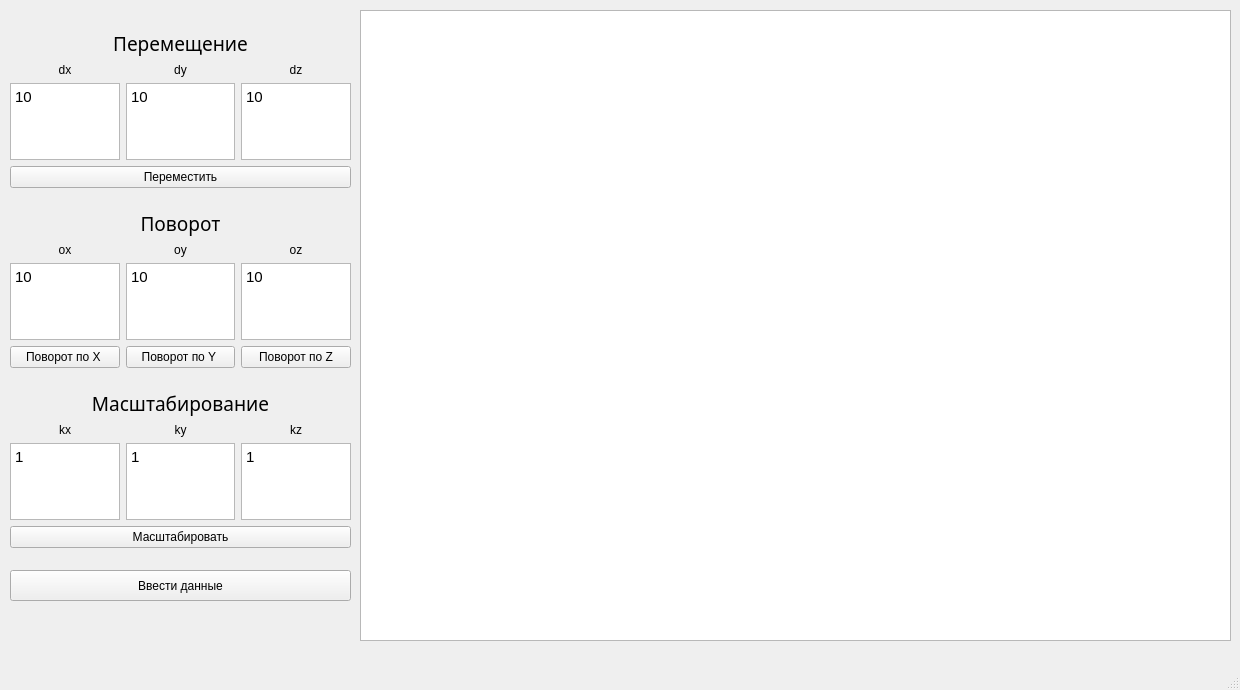
<?xml version="1.0" encoding="UTF-8"?>
<ui version="4.0">
 <class>MainWindow</class>
 <widget class="QMainWindow" name="MainWindow">
  <property name="geometry">
   <rect>
    <x>0</x>
    <y>0</y>
    <width>1240</width>
    <height>690</height>
   </rect>
  </property>
  <property name="sizePolicy">
   <sizepolicy hsizetype="Maximum" vsizetype="Maximum">
    <horstretch>0</horstretch>
    <verstretch>0</verstretch>
   </sizepolicy>
  </property>
  <property name="minimumSize">
   <size>
    <width>0</width>
    <height>0</height>
   </size>
  </property>
  <property name="font">
   <font>
    <family>Bahnschrift Light SemiCondensed</family>
    <pointsize>10</pointsize>
   </font>
  </property>
  <property name="windowTitle">
   <string>Лабораторная работа №1</string>
  </property>
  <property name="autoFillBackground">
   <bool>false</bool>
  </property>
  <property name="styleSheet">
   <string notr="true">alternate-background-color: rgb(85, 255, 0);</string>
  </property>
  <widget class="QWidget" name="centralwidget">
   <property name="sizePolicy">
    <sizepolicy hsizetype="Fixed" vsizetype="Fixed">
     <horstretch>0</horstretch>
     <verstretch>0</verstretch>
    </sizepolicy>
   </property>
   <property name="styleSheet">
    <string notr="true"/>
   </property>
   <widget class="QWidget" name="layoutWidget">
    <property name="geometry">
     <rect>
      <x>10</x>
      <y>210</y>
      <width>341</width>
      <height>158</height>
     </rect>
    </property>
    <layout class="QGridLayout" name="gridLayout_5">
     <item row="0" column="0">
      <widget class="QLabel" name="label_9">
       <property name="font">
        <font>
         <family>Bahnschrift Light SemiCondensed</family>
         <pointsize>14</pointsize>
        </font>
       </property>
       <property name="text">
        <string>Поворот</string>
       </property>
       <property name="alignment">
        <set>Qt::AlignCenter</set>
       </property>
      </widget>
     </item>
     <item row="1" column="0">
      <layout class="QGridLayout" name="gridLayout_6">
       <item row="0" column="2">
        <widget class="QLabel" name="label_12">
         <property name="text">
          <string>oz</string>
         </property>
         <property name="alignment">
          <set>Qt::AlignCenter</set>
         </property>
        </widget>
       </item>
       <item row="1" column="0">
        <widget class="QTextEdit" name="rxArea">
         <property name="html">
          <string>&lt;!DOCTYPE HTML PUBLIC &quot;-//W3C//DTD HTML 4.0//EN&quot; &quot;http://www.w3.org/TR/REC-html40/strict.dtd&quot;&gt;
&lt;html&gt;&lt;head&gt;&lt;meta name=&quot;qrichtext&quot; content=&quot;1&quot; /&gt;&lt;meta charset=&quot;utf-8&quot; /&gt;&lt;style type=&quot;text/css&quot;&gt;
p, li { white-space: pre-wrap; }
hr { height: 1px; border-width: 0; }
li.unchecked::marker { content: &quot;\2610&quot;; }
li.checked::marker { content: &quot;\2612&quot;; }
&lt;/style&gt;&lt;/head&gt;&lt;body style=&quot; font-family:'Segoe UI'; font-size:9pt; font-weight:400; font-style:normal;&quot;&gt;
&lt;p style=&quot; margin-top:0px; margin-bottom:0px; margin-left:0px; margin-right:0px; -qt-block-indent:0; text-indent:0px;&quot;&gt;&lt;span style=&quot; font-family:'Ubuntu'; font-size:11pt;&quot;&gt;10&lt;/span&gt;&lt;/p&gt;&lt;/body&gt;&lt;/html&gt;</string>
         </property>
        </widget>
       </item>
       <item row="0" column="1">
        <widget class="QLabel" name="label_11">
         <property name="text">
          <string>oy</string>
         </property>
         <property name="alignment">
          <set>Qt::AlignCenter</set>
         </property>
        </widget>
       </item>
       <item row="1" column="1">
        <widget class="QTextEdit" name="ryArea">
         <property name="html">
          <string>&lt;!DOCTYPE HTML PUBLIC &quot;-//W3C//DTD HTML 4.0//EN&quot; &quot;http://www.w3.org/TR/REC-html40/strict.dtd&quot;&gt;
&lt;html&gt;&lt;head&gt;&lt;meta name=&quot;qrichtext&quot; content=&quot;1&quot; /&gt;&lt;meta charset=&quot;utf-8&quot; /&gt;&lt;style type=&quot;text/css&quot;&gt;
p, li { white-space: pre-wrap; }
hr { height: 1px; border-width: 0; }
li.unchecked::marker { content: &quot;\2610&quot;; }
li.checked::marker { content: &quot;\2612&quot;; }
&lt;/style&gt;&lt;/head&gt;&lt;body style=&quot; font-family:'Segoe UI'; font-size:9pt; font-weight:400; font-style:normal;&quot;&gt;
&lt;p style=&quot; margin-top:0px; margin-bottom:0px; margin-left:0px; margin-right:0px; -qt-block-indent:0; text-indent:0px;&quot;&gt;&lt;span style=&quot; font-family:'Ubuntu'; font-size:11pt;&quot;&gt;10&lt;/span&gt;&lt;/p&gt;&lt;/body&gt;&lt;/html&gt;</string>
         </property>
        </widget>
       </item>
       <item row="1" column="2">
        <widget class="QTextEdit" name="rzArea">
         <property name="html">
          <string>&lt;!DOCTYPE HTML PUBLIC &quot;-//W3C//DTD HTML 4.0//EN&quot; &quot;http://www.w3.org/TR/REC-html40/strict.dtd&quot;&gt;
&lt;html&gt;&lt;head&gt;&lt;meta name=&quot;qrichtext&quot; content=&quot;1&quot; /&gt;&lt;meta charset=&quot;utf-8&quot; /&gt;&lt;style type=&quot;text/css&quot;&gt;
p, li { white-space: pre-wrap; }
hr { height: 1px; border-width: 0; }
li.unchecked::marker { content: &quot;\2610&quot;; }
li.checked::marker { content: &quot;\2612&quot;; }
&lt;/style&gt;&lt;/head&gt;&lt;body style=&quot; font-family:'Segoe UI'; font-size:9pt; font-weight:400; font-style:normal;&quot;&gt;
&lt;p style=&quot; margin-top:0px; margin-bottom:0px; margin-left:0px; margin-right:0px; -qt-block-indent:0; text-indent:0px;&quot;&gt;&lt;span style=&quot; font-family:'Ubuntu'; font-size:11pt;&quot;&gt;10&lt;/span&gt;&lt;/p&gt;&lt;/body&gt;&lt;/html&gt;</string>
         </property>
        </widget>
       </item>
       <item row="0" column="0">
        <widget class="QLabel" name="label_10">
         <property name="text">
          <string>ox</string>
         </property>
         <property name="alignment">
          <set>Qt::AlignCenter</set>
         </property>
        </widget>
       </item>
       <item row="2" column="0">
        <widget class="QPushButton" name="rotateX">
         <property name="text">
          <string>Поворот по X </string>
         </property>
        </widget>
       </item>
       <item row="2" column="1">
        <widget class="QPushButton" name="rotateY">
         <property name="text">
          <string>Поворот по Y </string>
         </property>
        </widget>
       </item>
       <item row="2" column="2">
        <widget class="QPushButton" name="rotateZ">
         <property name="text">
          <string>Поворот по Z</string>
         </property>
        </widget>
       </item>
      </layout>
     </item>
    </layout>
   </widget>
   <widget class="QWidget" name="layoutWidget_2">
    <property name="geometry">
     <rect>
      <x>10</x>
      <y>390</y>
      <width>341</width>
      <height>158</height>
     </rect>
    </property>
    <layout class="QGridLayout" name="gridLayout_7">
     <item row="0" column="0">
      <widget class="QLabel" name="label_13">
       <property name="font">
        <font>
         <family>Bahnschrift Light SemiCondensed</family>
         <pointsize>14</pointsize>
        </font>
       </property>
       <property name="text">
        <string>Масштабирование</string>
       </property>
       <property name="alignment">
        <set>Qt::AlignCenter</set>
       </property>
      </widget>
     </item>
     <item row="1" column="0">
      <layout class="QGridLayout" name="gridLayout_8">
       <item row="0" column="0">
        <widget class="QLabel" name="label_14">
         <property name="text">
          <string>kx</string>
         </property>
         <property name="alignment">
          <set>Qt::AlignCenter</set>
         </property>
        </widget>
       </item>
       <item row="0" column="1">
        <widget class="QLabel" name="label_15">
         <property name="text">
          <string>ky</string>
         </property>
         <property name="alignment">
          <set>Qt::AlignCenter</set>
         </property>
        </widget>
       </item>
       <item row="0" column="2">
        <widget class="QLabel" name="label_16">
         <property name="text">
          <string>kz</string>
         </property>
         <property name="alignment">
          <set>Qt::AlignCenter</set>
         </property>
        </widget>
       </item>
       <item row="1" column="0">
        <widget class="QTextEdit" name="scaleX">
         <property name="html">
          <string>&lt;!DOCTYPE HTML PUBLIC &quot;-//W3C//DTD HTML 4.0//EN&quot; &quot;http://www.w3.org/TR/REC-html40/strict.dtd&quot;&gt;
&lt;html&gt;&lt;head&gt;&lt;meta name=&quot;qrichtext&quot; content=&quot;1&quot; /&gt;&lt;meta charset=&quot;utf-8&quot; /&gt;&lt;style type=&quot;text/css&quot;&gt;
p, li { white-space: pre-wrap; }
hr { height: 1px; border-width: 0; }
li.unchecked::marker { content: &quot;\2610&quot;; }
li.checked::marker { content: &quot;\2612&quot;; }
&lt;/style&gt;&lt;/head&gt;&lt;body style=&quot; font-family:'Segoe UI'; font-size:9pt; font-weight:400; font-style:normal;&quot;&gt;
&lt;p style=&quot; margin-top:0px; margin-bottom:0px; margin-left:0px; margin-right:0px; -qt-block-indent:0; text-indent:0px;&quot;&gt;&lt;span style=&quot; font-family:'Ubuntu'; font-size:11pt;&quot;&gt;1&lt;/span&gt;&lt;/p&gt;&lt;/body&gt;&lt;/html&gt;</string>
         </property>
        </widget>
       </item>
       <item row="1" column="1">
        <widget class="QTextEdit" name="scaleY">
         <property name="html">
          <string>&lt;!DOCTYPE HTML PUBLIC &quot;-//W3C//DTD HTML 4.0//EN&quot; &quot;http://www.w3.org/TR/REC-html40/strict.dtd&quot;&gt;
&lt;html&gt;&lt;head&gt;&lt;meta name=&quot;qrichtext&quot; content=&quot;1&quot; /&gt;&lt;meta charset=&quot;utf-8&quot; /&gt;&lt;style type=&quot;text/css&quot;&gt;
p, li { white-space: pre-wrap; }
hr { height: 1px; border-width: 0; }
li.unchecked::marker { content: &quot;\2610&quot;; }
li.checked::marker { content: &quot;\2612&quot;; }
&lt;/style&gt;&lt;/head&gt;&lt;body style=&quot; font-family:'Segoe UI'; font-size:9pt; font-weight:400; font-style:normal;&quot;&gt;
&lt;p style=&quot; margin-top:0px; margin-bottom:0px; margin-left:0px; margin-right:0px; -qt-block-indent:0; text-indent:0px;&quot;&gt;&lt;span style=&quot; font-family:'Ubuntu'; font-size:11pt;&quot;&gt;1&lt;/span&gt;&lt;/p&gt;&lt;/body&gt;&lt;/html&gt;</string>
         </property>
        </widget>
       </item>
       <item row="1" column="2">
        <widget class="QTextEdit" name="scaleZ">
         <property name="html">
          <string>&lt;!DOCTYPE HTML PUBLIC &quot;-//W3C//DTD HTML 4.0//EN&quot; &quot;http://www.w3.org/TR/REC-html40/strict.dtd&quot;&gt;
&lt;html&gt;&lt;head&gt;&lt;meta name=&quot;qrichtext&quot; content=&quot;1&quot; /&gt;&lt;meta charset=&quot;utf-8&quot; /&gt;&lt;style type=&quot;text/css&quot;&gt;
p, li { white-space: pre-wrap; }
hr { height: 1px; border-width: 0; }
li.unchecked::marker { content: &quot;\2610&quot;; }
li.checked::marker { content: &quot;\2612&quot;; }
&lt;/style&gt;&lt;/head&gt;&lt;body style=&quot; font-family:'Segoe UI'; font-size:9pt; font-weight:400; font-style:normal;&quot;&gt;
&lt;p style=&quot; margin-top:0px; margin-bottom:0px; margin-left:0px; margin-right:0px; -qt-block-indent:0; text-indent:0px;&quot;&gt;&lt;span style=&quot; font-family:'Ubuntu'; font-size:11pt;&quot;&gt;1&lt;/span&gt;&lt;/p&gt;&lt;/body&gt;&lt;/html&gt;</string>
         </property>
        </widget>
       </item>
      </layout>
     </item>
     <item row="2" column="0">
      <widget class="QPushButton" name="scaleBtn">
       <property name="text">
        <string>Масштабировать</string>
       </property>
      </widget>
     </item>
    </layout>
   </widget>
   <widget class="QGraphicsView" name="graphicsView">
    <property name="geometry">
     <rect>
      <x>360</x>
      <y>10</y>
      <width>871</width>
      <height>631</height>
     </rect>
    </property>
    <property name="sizePolicy">
     <sizepolicy hsizetype="Fixed" vsizetype="Fixed">
      <horstretch>0</horstretch>
      <verstretch>0</verstretch>
     </sizepolicy>
    </property>
   </widget>
   <widget class="QWidget" name="layoutWidget">
    <property name="geometry">
     <rect>
      <x>10</x>
      <y>30</y>
      <width>341</width>
      <height>158</height>
     </rect>
    </property>
    <layout class="QGridLayout" name="gridLayout_2">
     <item row="2" column="0">
      <widget class="QPushButton" name="moveBtn">
       <property name="text">
        <string>Переместить</string>
       </property>
      </widget>
     </item>
     <item row="0" column="0">
      <widget class="QLabel" name="label">
       <property name="font">
        <font>
         <family>Bahnschrift Light SemiCondensed</family>
         <pointsize>14</pointsize>
        </font>
       </property>
       <property name="text">
        <string>Перемещение</string>
       </property>
       <property name="alignment">
        <set>Qt::AlignCenter</set>
       </property>
      </widget>
     </item>
     <item row="1" column="0">
      <layout class="QGridLayout" name="gridLayout">
       <item row="0" column="1">
        <widget class="QLabel" name="label_3">
         <property name="text">
          <string>dy</string>
         </property>
         <property name="alignment">
          <set>Qt::AlignCenter</set>
         </property>
        </widget>
       </item>
       <item row="0" column="2">
        <widget class="QLabel" name="label_4">
         <property name="text">
          <string>dz</string>
         </property>
         <property name="alignment">
          <set>Qt::AlignCenter</set>
         </property>
        </widget>
       </item>
       <item row="0" column="0">
        <widget class="QLabel" name="label_2">
         <property name="text">
          <string>dx</string>
         </property>
         <property name="alignment">
          <set>Qt::AlignCenter</set>
         </property>
        </widget>
       </item>
       <item row="1" column="0">
        <widget class="QTextEdit" name="dxArea">
         <property name="html">
          <string>&lt;!DOCTYPE HTML PUBLIC &quot;-//W3C//DTD HTML 4.0//EN&quot; &quot;http://www.w3.org/TR/REC-html40/strict.dtd&quot;&gt;
&lt;html&gt;&lt;head&gt;&lt;meta name=&quot;qrichtext&quot; content=&quot;1&quot; /&gt;&lt;meta charset=&quot;utf-8&quot; /&gt;&lt;style type=&quot;text/css&quot;&gt;
p, li { white-space: pre-wrap; }
hr { height: 1px; border-width: 0; }
li.unchecked::marker { content: &quot;\2610&quot;; }
li.checked::marker { content: &quot;\2612&quot;; }
&lt;/style&gt;&lt;/head&gt;&lt;body style=&quot; font-family:'Segoe UI'; font-size:9pt; font-weight:400; font-style:normal;&quot;&gt;
&lt;p style=&quot; margin-top:0px; margin-bottom:0px; margin-left:0px; margin-right:0px; -qt-block-indent:0; text-indent:0px;&quot;&gt;&lt;span style=&quot; font-family:'Ubuntu'; font-size:11pt;&quot;&gt;10&lt;/span&gt;&lt;/p&gt;&lt;/body&gt;&lt;/html&gt;</string>
         </property>
        </widget>
       </item>
       <item row="1" column="1">
        <widget class="QTextEdit" name="dyArea">
         <property name="html">
          <string>&lt;!DOCTYPE HTML PUBLIC &quot;-//W3C//DTD HTML 4.0//EN&quot; &quot;http://www.w3.org/TR/REC-html40/strict.dtd&quot;&gt;
&lt;html&gt;&lt;head&gt;&lt;meta name=&quot;qrichtext&quot; content=&quot;1&quot; /&gt;&lt;meta charset=&quot;utf-8&quot; /&gt;&lt;style type=&quot;text/css&quot;&gt;
p, li { white-space: pre-wrap; }
hr { height: 1px; border-width: 0; }
li.unchecked::marker { content: &quot;\2610&quot;; }
li.checked::marker { content: &quot;\2612&quot;; }
&lt;/style&gt;&lt;/head&gt;&lt;body style=&quot; font-family:'Segoe UI'; font-size:9pt; font-weight:400; font-style:normal;&quot;&gt;
&lt;p style=&quot; margin-top:0px; margin-bottom:0px; margin-left:0px; margin-right:0px; -qt-block-indent:0; text-indent:0px;&quot;&gt;&lt;span style=&quot; font-family:'Ubuntu'; font-size:11pt;&quot;&gt;10&lt;/span&gt;&lt;/p&gt;&lt;/body&gt;&lt;/html&gt;</string>
         </property>
        </widget>
       </item>
       <item row="1" column="2">
        <widget class="QTextEdit" name="dzArea">
         <property name="html">
          <string>&lt;!DOCTYPE HTML PUBLIC &quot;-//W3C//DTD HTML 4.0//EN&quot; &quot;http://www.w3.org/TR/REC-html40/strict.dtd&quot;&gt;
&lt;html&gt;&lt;head&gt;&lt;meta name=&quot;qrichtext&quot; content=&quot;1&quot; /&gt;&lt;meta charset=&quot;utf-8&quot; /&gt;&lt;style type=&quot;text/css&quot;&gt;
p, li { white-space: pre-wrap; }
hr { height: 1px; border-width: 0; }
li.unchecked::marker { content: &quot;\2610&quot;; }
li.checked::marker { content: &quot;\2612&quot;; }
&lt;/style&gt;&lt;/head&gt;&lt;body style=&quot; font-family:'Segoe UI'; font-size:9pt; font-weight:400; font-style:normal;&quot;&gt;
&lt;p style=&quot; margin-top:0px; margin-bottom:0px; margin-left:0px; margin-right:0px; -qt-block-indent:0; text-indent:0px;&quot;&gt;&lt;span style=&quot; font-family:'Ubuntu'; font-size:11pt;&quot;&gt;10&lt;/span&gt;&lt;/p&gt;&lt;/body&gt;&lt;/html&gt;</string>
         </property>
        </widget>
       </item>
      </layout>
     </item>
    </layout>
   </widget>
   <widget class="QPushButton" name="LoadBut">
    <property name="geometry">
     <rect>
      <x>10</x>
      <y>570</y>
      <width>341</width>
      <height>31</height>
     </rect>
    </property>
    <property name="text">
     <string>Ввести данные</string>
    </property>
   </widget>
  </widget>
  <widget class="QMenuBar" name="menubar">
   <property name="geometry">
    <rect>
     <x>0</x>
     <y>0</y>
     <width>1240</width>
     <height>21</height>
    </rect>
   </property>
  </widget>
  <widget class="QStatusBar" name="statusbar"/>
 </widget>
 <resources/>
 <connections/>
</ui>
